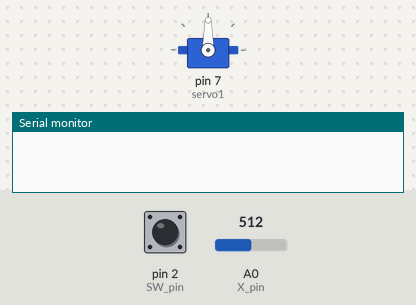
Simulated run of this sketch. Board: Arduino Uno, built with avr-gcc and run on an emulated ATmega328P. On the bench: servo, the last lines printed to the serial monitor. The inputs (shaded band) are chosen by the test bench; at power-on: A0 (X_pin) = 512, pin 2 (SW_pin) HIGH.

Above: at 1.2 s.
1.3 s: A0 (X_pin) set to 540
At 2.1 s:
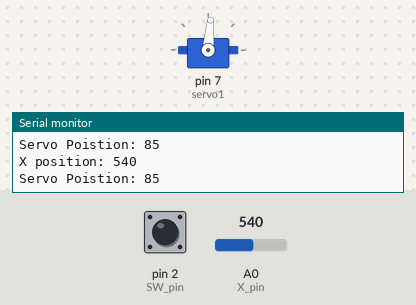
2.8 s: A0 (X_pin) set to 306
At 3.3 s:
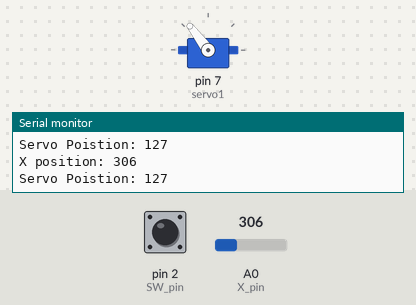
4.3 s: A0 (X_pin) set to 107
At 5.5 s:
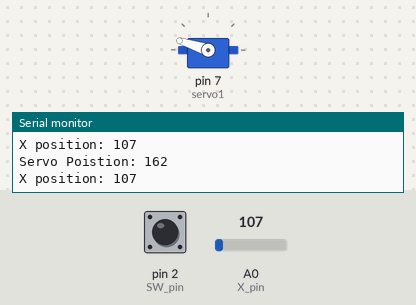
5.8 s: A0 (X_pin) set to 89
At 6.5 s:
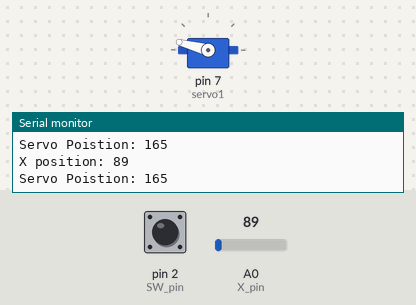
8.8 s: pin 2 (SW_pin) pulled LOW for 0.15 s
At 9.6 s:
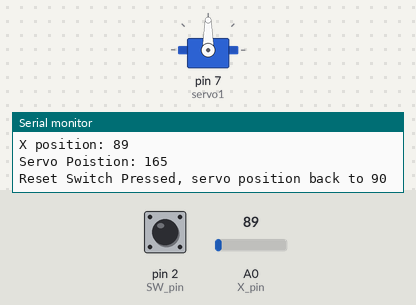
11.9 s: A0 (X_pin) set to 122
At 13.3 s:
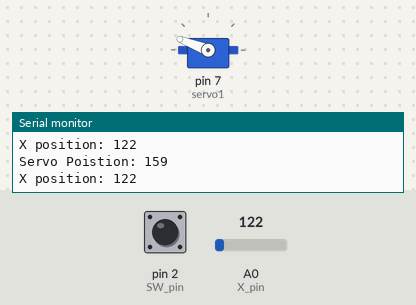
Timing chart, 0 to 14.4 s (numbered marks = the images above; inputs shaded):
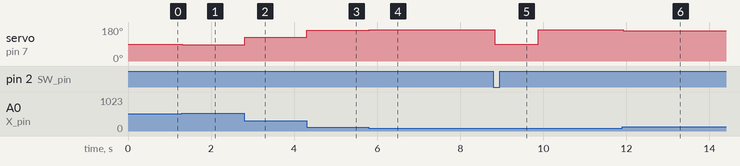

The sketch:

labProject.ino
```cpp
//Polymnia Galiatsatos 40342236

#include <Servo.h> // server motor library


Servo servo1; // declare global Servo object

//joystick variables
const int X_pin = A0; // analog pin connected to X output (moves servo motor )
const int SW_pin = 2; // connect to pin 2 NOTE: WHEN CLICKED WILL MAKE SEVRO MOTOR RETURN TO 0 DEGREES (starting position)

//NOTE Y pin not required for this project so i excluded it

int xValue = 0; //prints 0 when servo is at 0

int servoStartingPosition = 90; //initialize starting position

void setup() {

  //initialize serial communication
  Serial.begin(9600);

  //attach servo motor to pin 7
  servo1.attach(7); // connect pin 7 to servo motor #1


 //setting up pin
 pinMode(SW_pin, INPUT_PULLUP);

  //starting position for servo

  servo1.write(servoStartingPosition); //servo motor goes to starting position

}

//joystick loop


void loop() {

  //if statements checks for RESET press (switch)
  if (digitalRead(SW_pin) == LOW){

    servo1.write(90); //reset servo to 90 degrees

    Serial.print("\nReset Switch Pressed, servo position back to 90");
    delay(1000); //wait 1 seconds

  }
    else {

      //READ JOYSTICK

     xValue = analogRead(X_pin); //elegoo says value is between 0-1023

      //map value. of joystick and servo (range is 0-180 deg.)

     int servoPosition = map(xValue, 0, 1023, 180, 0);

     //servo move
     servo1.write(servoPosition);

     if (abs(servoPosition - servoStartingPosition) > 1){     //print servo position ONLY WHEN MOVED GREATER THAN 1 degree

     Serial.print("\nX position: ");
     Serial.print(xValue);

     Serial.print("\nServo Poistion: ");
     Serial.print(servoPosition);}

    }
 delay(10); //10 miliseconds
}
```

Measured:
- after the input at 1.3 s, servo on pin 7 (servo1): 90° → 85° at once
- after the input at 2.8 s, servo on pin 7 (servo1): 85° → 127° at once
- after the input at 4.3 s, servo on pin 7 (servo1): 127° → 162° at once
- after the input at 5.8 s, servo on pin 7 (servo1): 162° → 165° at once
- after the input at 8.8 s, servo on pin 7 (servo1): 165° → 90° at once, → 165° 1.1 s later
- after the input at 11.9 s, servo on pin 7 (servo1): 165° → 159° at once
